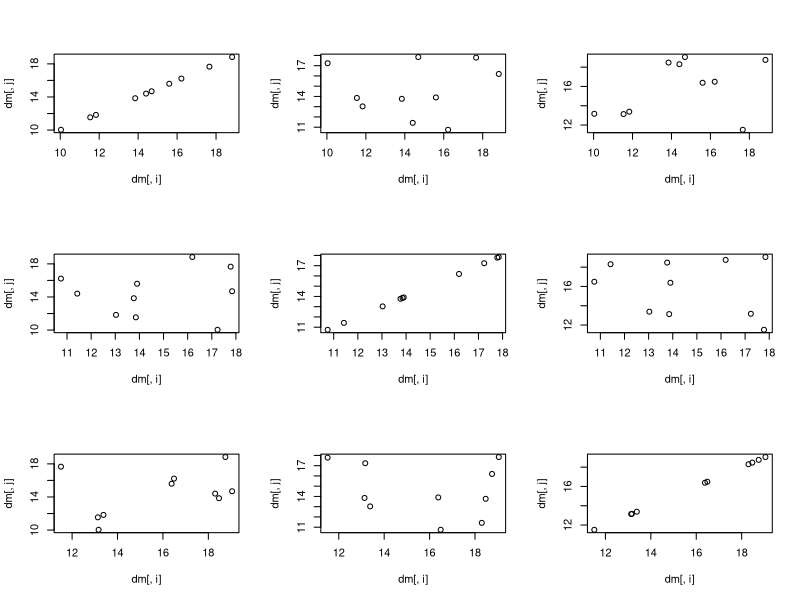
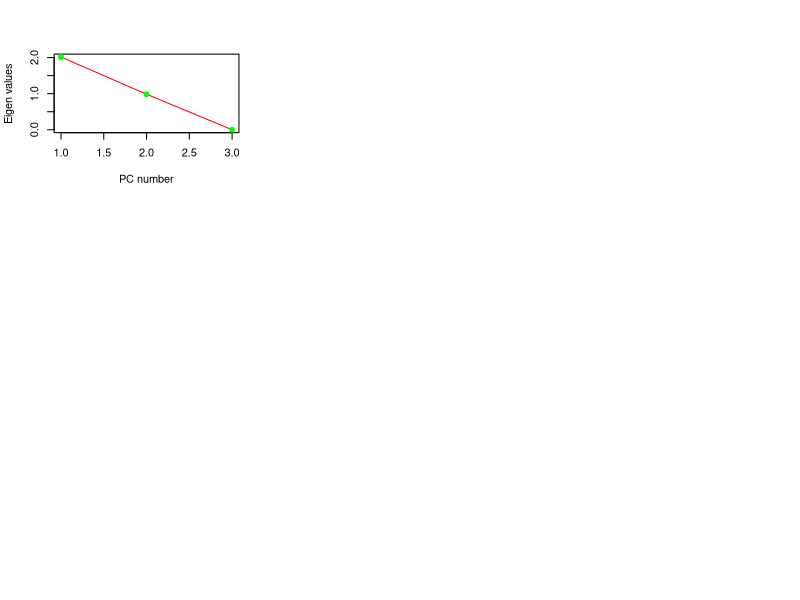
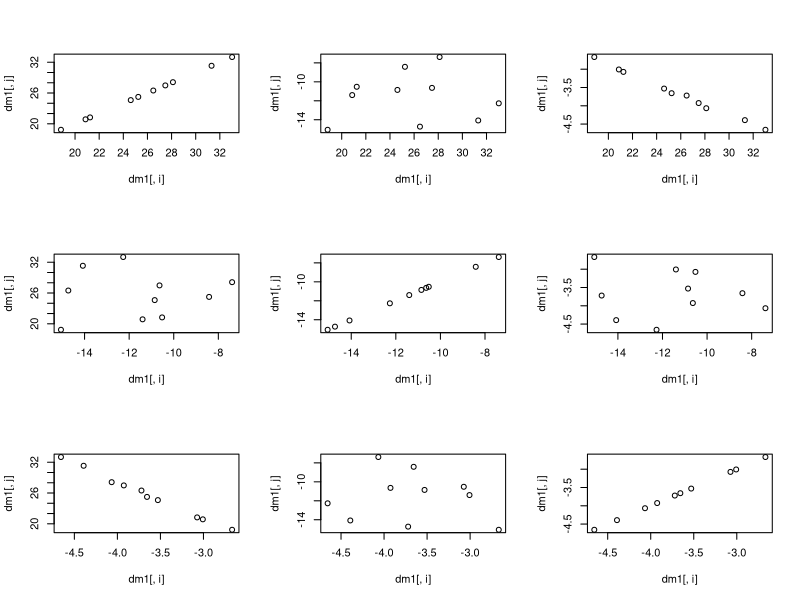

R code for these plots, in order: (Note: this script raises an error after producing the figures.)
n=10  #no. of individuals 
p=3   #no. of variables
x=runif(n*p , 10,20)  #random numbers from 10 to 20
dm = matrix(x,n,p,byrow=TRUE)  #converting x to data matrix
par(mfrow=c(p,p)) #to create a 3 by 3 space
#scatter plot for all the variables
for (i in 1:p) {
  for (j in 1:p) {
    plot(dm[,i],dm[,j])
  }
}
#introducing a small change in 3rd col to make it linearly related to 1st col
dm[,3]=1.32*dm[,1]+0.56 #now there is issue of multi-collinearity
#function to calculate karl pearson correlation coefficient
rho=function(x,y){
  n =length(x)
  xbar = sum(x)/n
  ybar = sum (y)/n
  cxy= sum(x*y)/n - xbar*ybar
  sx = sqrt(sum(x^2)/n - xbar^2)
  sy = sqrt(sum(y^2)/n - ybar^2)
  corrxy = cxy/(sx*sy)
  return (corrxy)
}

#correlation matrix
cmat = matrix(nrow= p , ncol = p)
for (i in 1:p) {
  for (j in 1:p) {
    cmat[i,j] = rho(dm[,i],dm[,j])
  }
}
cmat
#we do PCA on correlation matrix rather than Sample dispersion matrix in sample
e = eigen(cmat)
#to get eigen values
ev =e$values
#scree plot
plot(1:p , ev,type = "l",col = "red",xlab = "PC number",ylab = "Eigen values")
points(1:p , ev,col = "green",pch = 19)

#contribution of variance
t = sum(ev)
cs = cumsum(ev)
con  =c()
for(i in 1:p){
  con[i]=(cs[i]/t )*100 
}
contribution = data.frame("PC Numbers"=1:p ,"Percentage of Contribution" = con )

#eigen vectors
evec = e$vectors
is.matrix(evec)#checking if it is a matrix

#orthogonality check
o = evec%*% (t(evec))

#unit vector check
##using transpose
l = c()
for (i in 1:p) {
  l[i]=(t(evec[,i])) %*% evec[,i]
}
round(l)

#spectral decomposition verification
d= diag(ev)
evec %*% d %*% t(evec)  #same as cmat
cmat

#True dimension reduction
evec[,1]#1st eigen vector
evec[,2]
##so here 1st and 2nd variable are important
#PC scores 
#new data
dm1=dm %*% evec

par(mfrow=c(p,p)) #to create a 3 by 3 space
#scatter plot for all the variables
for (i in 1:p) {
  for (j in 1:p) {
    plot(dm1[,i],dm1[,j])
  }
}
cmat_dm1 = matrix(nrow= p , ncol = p)
for (i in 1:p) {
  for (j in 1:p) {
    cmat_dm1[i,j] = rho(dm1[,i],dm1[,j])
  }
}
cmat_dm1

#we need to have standardized variables to remove collinearity and apply pca
#rectify this code
cdm = matrix(n,p)
for(i in 1:p){
  cdm[,i]=(dm[,i] - mean(dm[,i]))/sd(dm[,i])
}
cdm



##using direct commands
e1 = prcomp(dm , scale = TRUE)  #scale = TRUE considers correlation
ev1 = (e1$sdev)^2
evec1=e1$rotation
ev
evec


